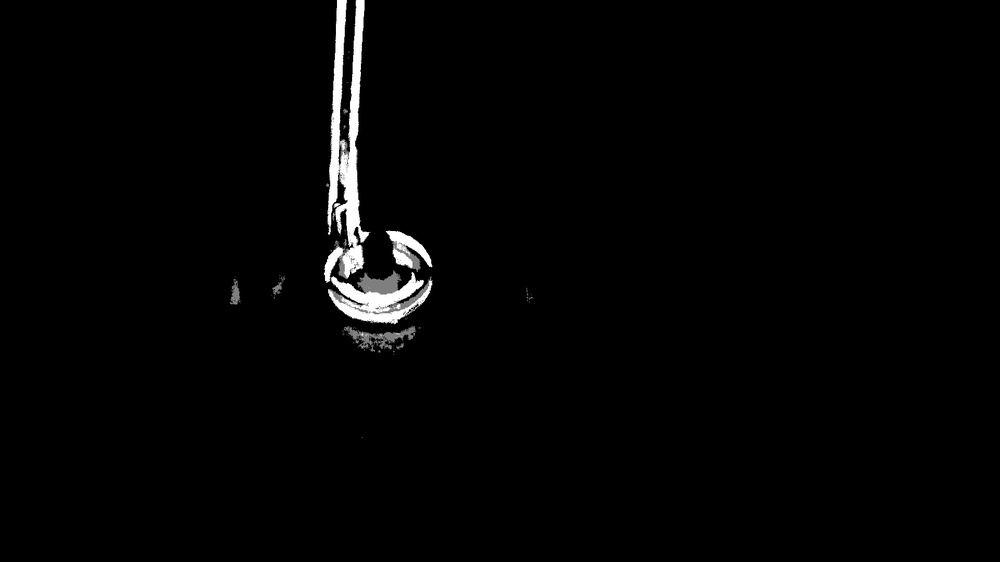
#> input picture assn1/separate_op/edge_det/hough_lines_0/frames224.jpg, 1000 x 562 px, shrunk from 1920 x 1080 before the run, found by its file name
$ python der.py   (older library calls are emulated)
#> lines starting #> are read from the running program, lines starting #| are printed output that depends on the picture; after the words box and inside, x2 and y2 are one past the last pixel; in counts of white or black regions, pixels touching at a corner belong together
import cv2
#from google.colab.patches import cv2_imshow

path = "/home/dwijesh/Documents/sem5/vision/assns/assn1/code/knn_frames/frames224.jpg"
img = cv2.imread(path,0)
#> img is the input picture: shape (562, 1000); min 0, max 255, mean 4.3
kernel_rect1 = cv2.getStructuringElement(cv2.MORPH_RECT,(3, 15))
kernel_rect2 = cv2.getStructuringElement(cv2.MORPH_RECT,(1, 3))
kernel_ellipse = cv2.getStructuringElement(cv2.MORPH_ELLIPSE,(5,5))
kernel_cross = cv2.getStructuringElement(cv2.MORPH_CROSS,(7,7))

start = 1

# eliminate verticle part of ring
img = cv2.erode(img, kernel_rect1, iterations=1)
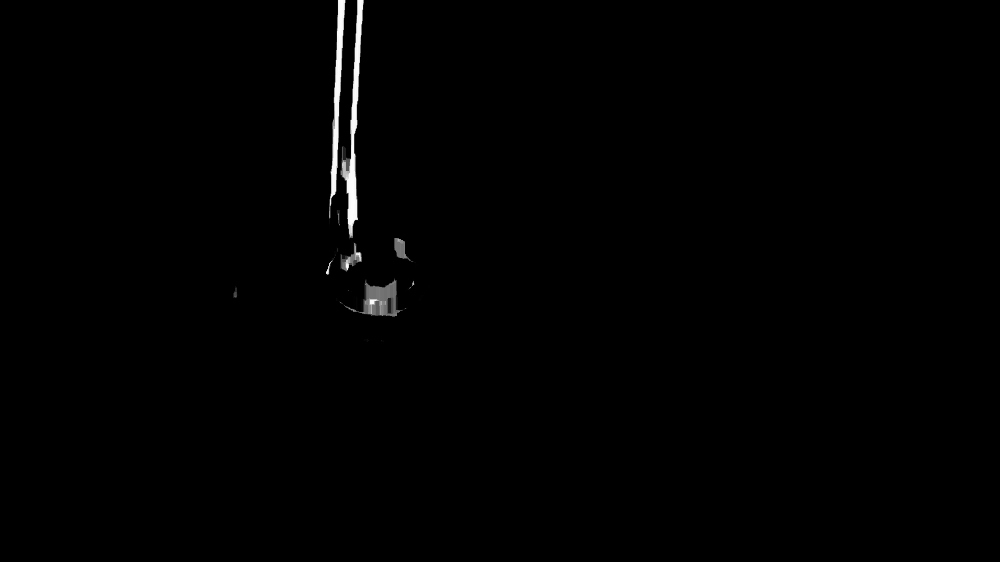
#> img: shape (562, 1000); min 0, max 254, mean 1.5

# eliminate horizontal part of ring
img = cv2.erode(img, kernel_rect2, iterations=1)

img = cv2.medianBlur(img,7)

img1 = cv2.Sobel(img, cv2.CV_64F, 1, 0, ksize=5)
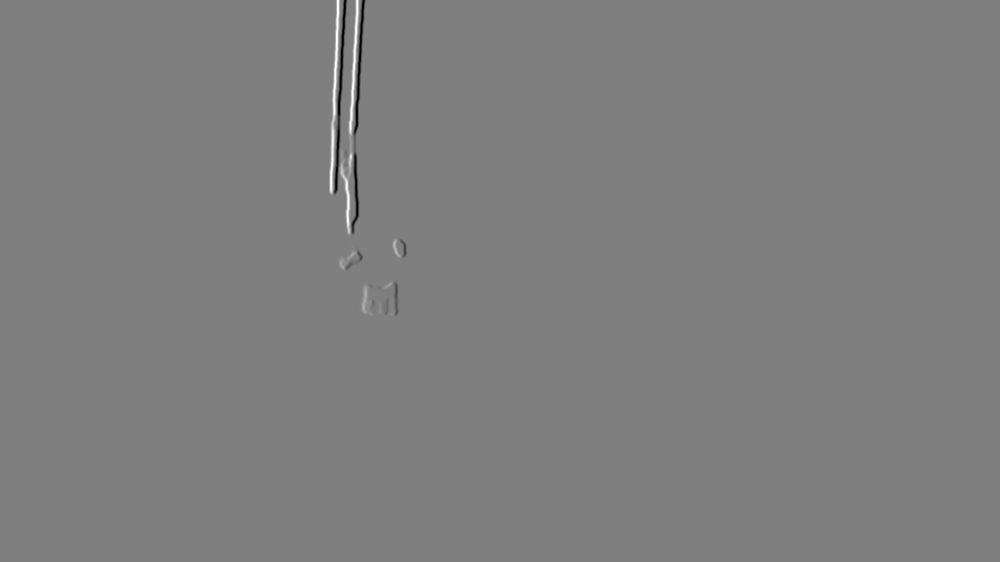
#> img1: shape (562, 1000) float64; min -11950, max 11952, mean 0; drawn with min black and max white
img2 = cv2.Sobel(img, cv2.CV_64F, 0, 1, ksize=5)
img3 = cv2.Laplacian(img, cv2.CV_64F)
img4 = cv2.sqrt(cv2.add(cv2.pow(img1, 2), cv2.pow(img2, 2)))
img5 = cv2.Scharr(img, cv2.CV_64F, 1, 0)
img6 = cv2.Canny(img, 100, 200)
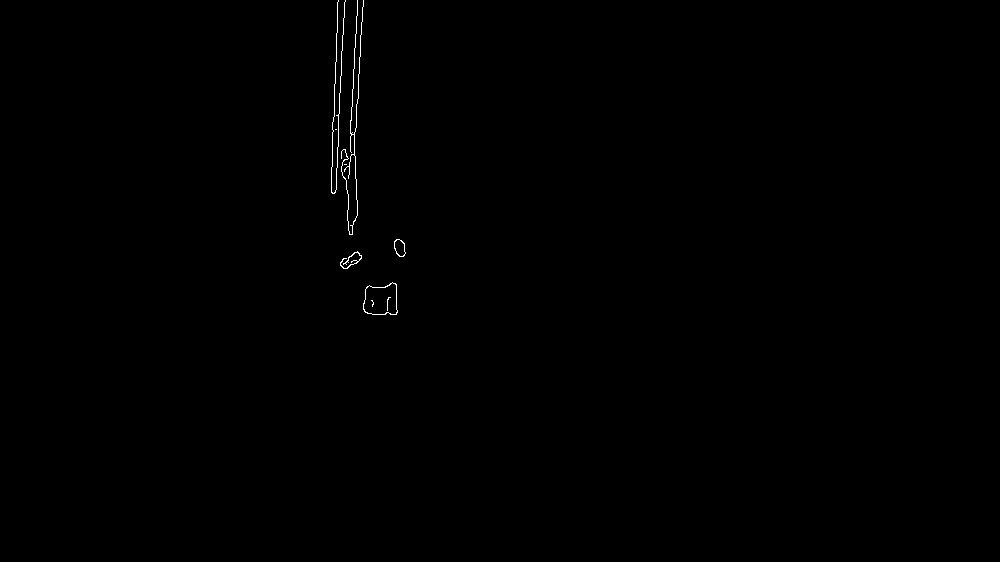
#> img6: shape (562, 1000); 0.22% white in thin lines or dots, all inside (x1, y1, x2, y2) = (331, 0, 406, 315)
# [12 lines of commented-out code are left out]
cv2.imwrite("derx.jpg", img1)
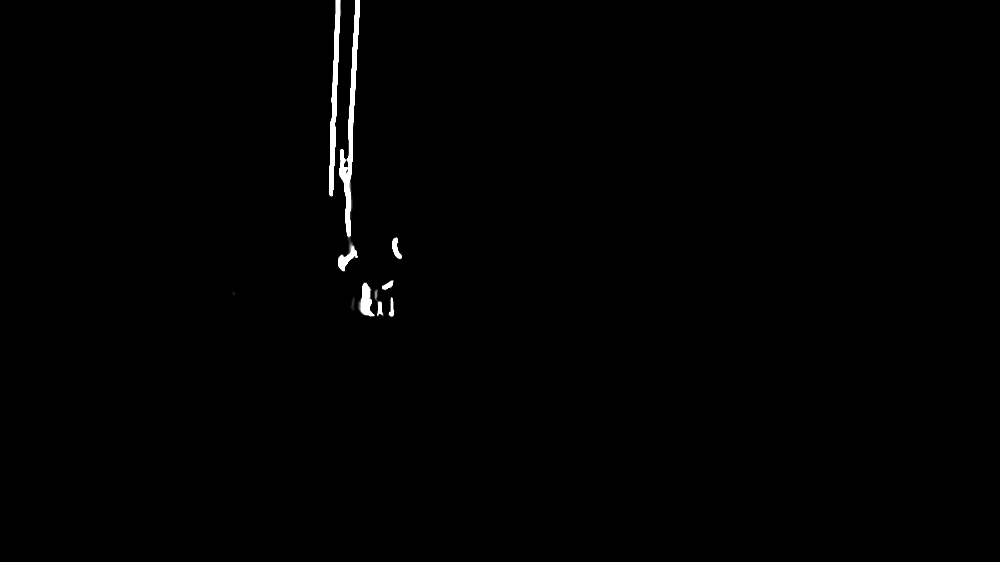
#> saved as derx.jpg: shape (562, 1000); min 0, max 255, mean 1.5
cv2.imwrite("dery.jpg", img2)
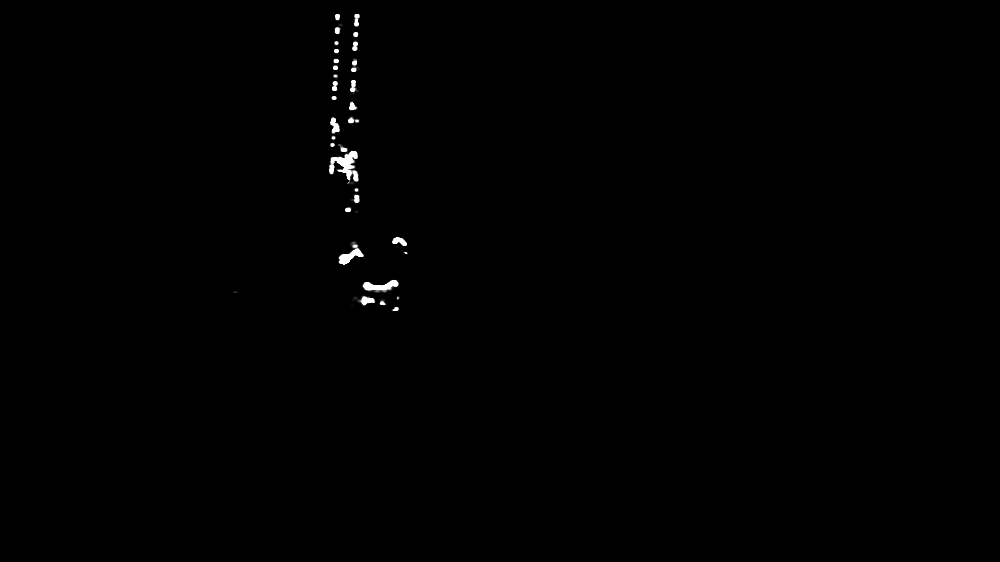
#> saved as dery.jpg: shape (562, 1000); min 0, max 255, mean 0.8
cv2.imwrite("derl.jpg", img3)
cv2.imwrite("dersrxy.jpg", img4)
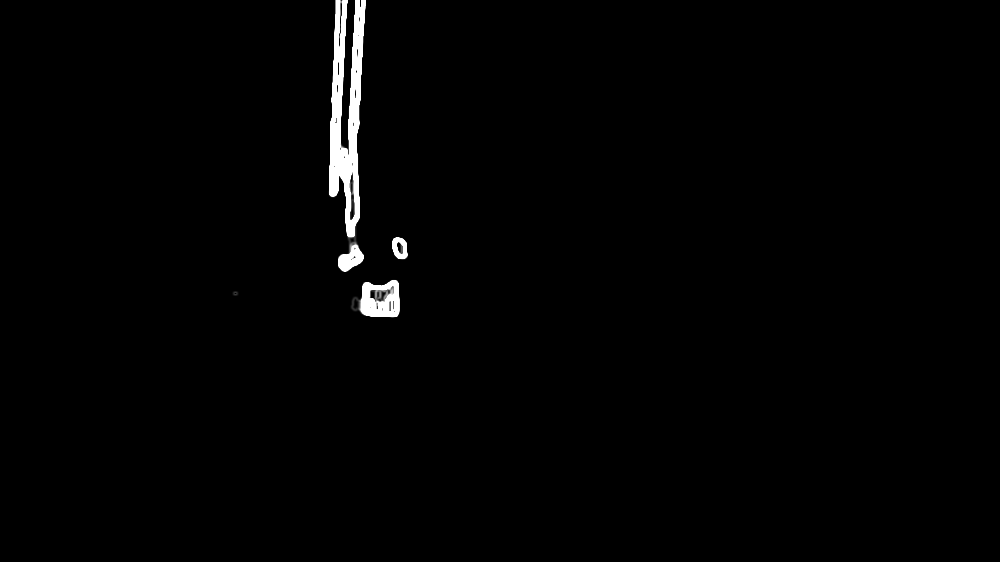
#> saved as dersrxy.jpg: shape (562, 1000); min 0, max 255, mean 3
cv2.imwrite("derscharr.jpg", img5)
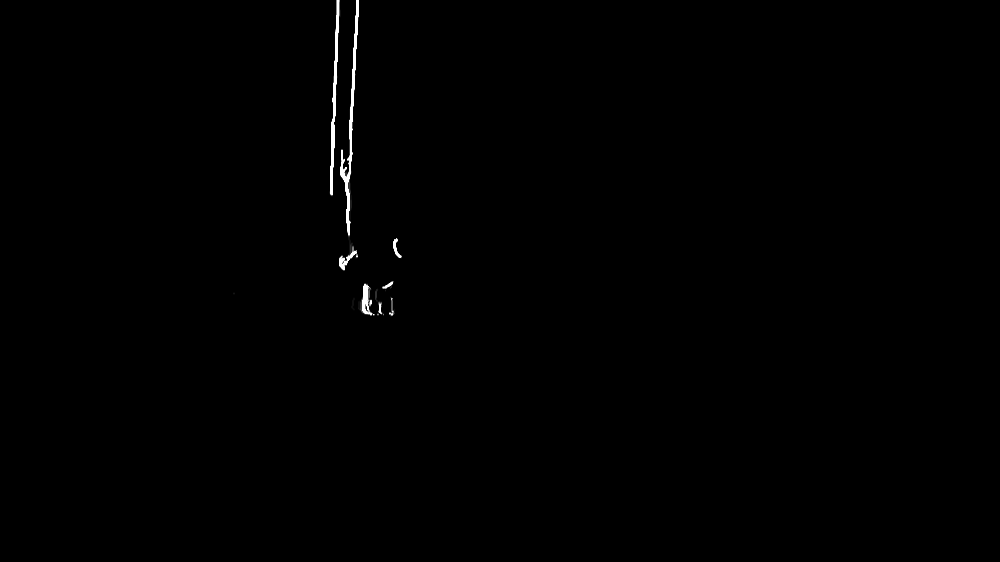
#> saved as derscharr.jpg: shape (562, 1000); min 0, max 255, mean 0.9
cv2.imwrite("derCanny.jpg", img6)
